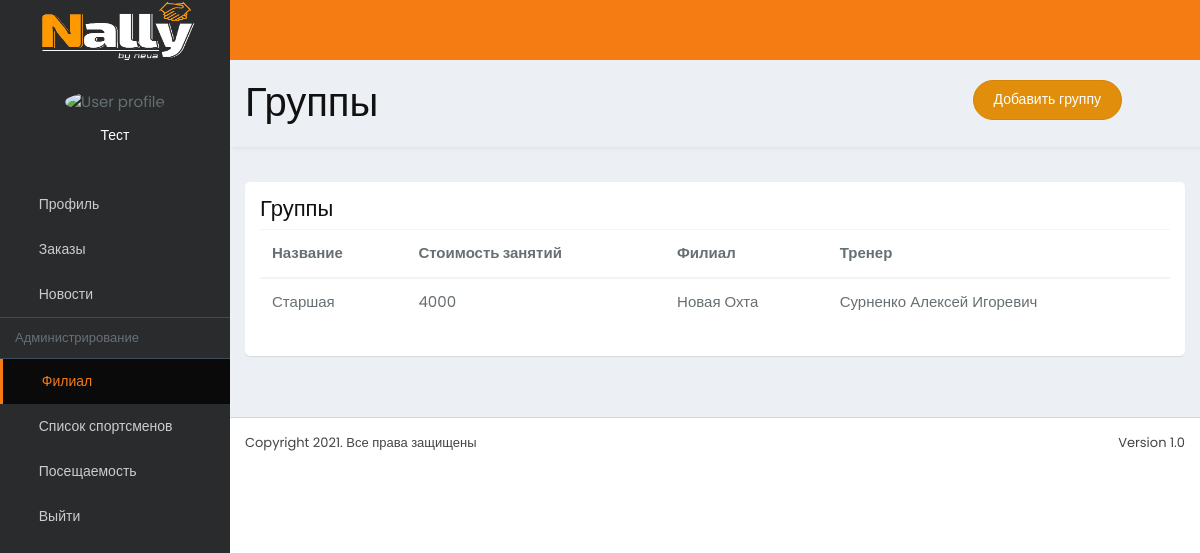
Page /groups (signed in) on the earlier database version.
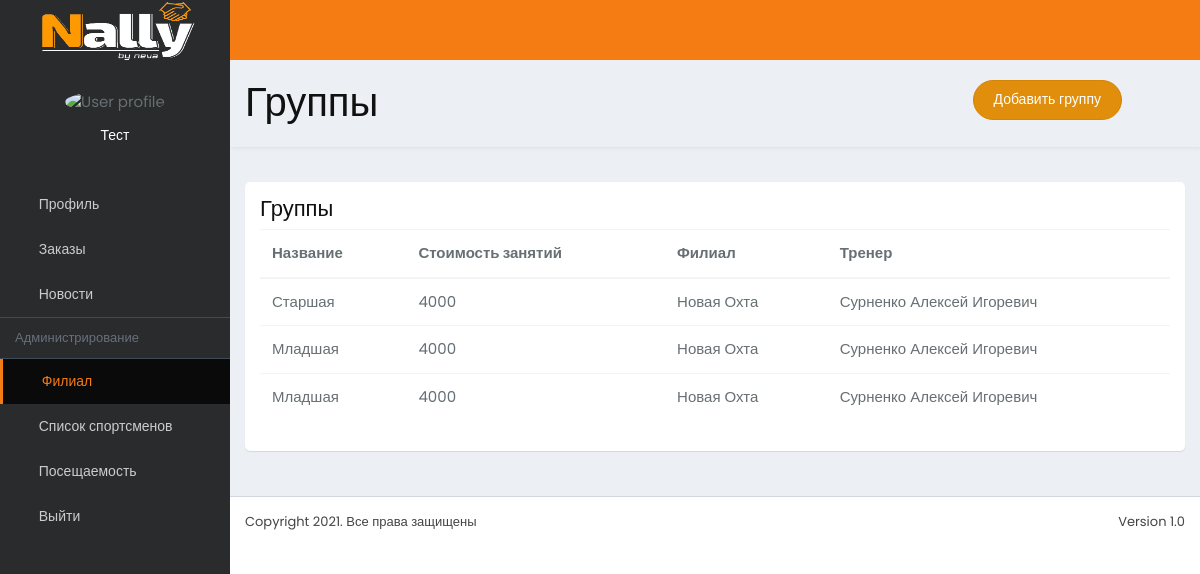
Same page on the later database version.
### LK/models.py (models this page shows, shortened)
class User(AbstractUser):
    jobs = (
        ('Спортсмен', 'Спортсмен'),
        ('Тренер', 'Тренер'),
    )
    email = models.EmailField(unique=True)
    group = models.ForeignKey('Group', on_delete=models.PROTECT, null=True, verbose_name='Группа')
    filial = models.ForeignKey('Filial', on_delete=models.PROTECT, null=True, blank=True, verbose_name='Филиал')
    club = models.ForeignKey('Club', on_delete=models.PROTECT, null=True, blank=True, verbose_name='Клуб')
    city = models.ForeignKey('City', on_delete=models.PROTECT, null=True, blank=True, verbose_name='Город')
    bd = models.DateField(auto_now=False, auto_now_add=False, null=True, verbose_name='Дата рождения спортсмена')
    avatar = models.ImageField(upload_to='avatar/%Y/%m/%d/', null=True, blank=True, verbose_name='Аватарка')
    phone = models.IntegerField(null=True, verbose_name='Телефон')
    phone_dop = models.IntegerField(null=True, verbose_name='Дополнительный телефон')
    first_name_m = models.CharField(blank=True, null=True, max_length=50, verbose_name='Имя родителя')
    last_name_m = models.CharField(blank=True, null=True, max_length=50, verbose_name='Фамилия родителя')
    weight = models.IntegerField(blank=True, null=True, verbose_name='Вес спортсмена')
    passport = models.CharField(blank=True, null=True, verbose_name='Номер паспорта спортсмена', max_length=100)
    bio = models.TextField(null=True, max_length=1000, verbose_name='Описание')
    job = models.CharField(max_length=20, choices=jobs, default=jobs[0][0], verbose_name='Должность')
    class Meta:
        verbose_name = 'Пользователь'
        verbose_name_plural = 'Пользователи'

class Group(models.Model):
    name = models.CharField(max_length=50, verbose_name='Группа')
    cost = models.IntegerField(default=4000, verbose_name='Стоимость')
    filial = models.ForeignKey('Filial', on_delete=models.PROTECT, verbose_name='Филиал')
    trainer = models.ForeignKey('Trainers', on_delete=models.PROTECT, verbose_name='Инструктор')
    class Meta:
        verbose_name = 'Группа'
        verbose_name_plural = 'Группы'

class Filial(models.Model):
    types=(
        ('Час', 'Почасовая'),
        ('Мес', 'Ежемесячная')
    )
    title = models.CharField(max_length=150, db_index=True, verbose_name='Имя филиала')
    address = models.CharField(max_length=150, null=True, verbose_name='Адрес')
    trainer = models.ForeignKey('Trainers', on_delete=models.PROTECT, null=True, verbose_name='Тренер')
    club = models.ForeignKey('Club', on_delete=models.PROTECT, null=True, verbose_name='Клуб')
    type_of_pay = models.CharField(max_length=3, choices=types, default=types[0][0], verbose_name='Вид аренды')
    payment = models.IntegerField(blank=True, null=True, verbose_name='Стоимость аренды')
    class Meta:
        verbose_name = 'Филиал'
        verbose_name_plural = 'Филиалы'
    def __str__(self):
        return self.title

class Trainers(models.Model):
    jobs = (
        ('Инстр', 'Инструктор'),
        ('РукКл', 'Руководитель клуба'),
        ('РукФл', 'Руководитель филиала'),
        ('Помощ', 'Помощник'),
    )
    belts =(
        ('10 гуп', '10 гуп'),
        ('9 гуп', '9 гуп'),
        ('8 гуп', '8 гуп'),
        ('7 гуп', '7 гуп'),
        ('6 гуп', '6 гуп'),
        ('5 гуп', '5 гуп'),
        ('4 гуп', '4 гуп'),
        ('3 гуп', '3 гуп'),
        ('2 гуп', '2 гуп'),
        ('1 гуп', '1 гуп'),
        ('1 дан', '1 дан'),
        ('2 дан', '2 дан'),
        ('3 дан', '3 дан'),
        ('4 дан', '4 дан'),
        ('5 дан', '5 дан'),
        ('6 дан', '6 дан'),
        ('7 дан', '7 дан'),
        ('8 дан', '8 дан'),
        ('9 дан', '9 дан'),
    )
    name = models.CharField(max_length=150, verbose_name='ФИО')
    belt = models.CharField(max_length=10, choices=belts, default=belts[0][0],verbose_name='Пояс')
    club = models.ForeignKey('Club', on_delete=models.PROTECT, null=True, verbose_name='Клуб')
    salary = models.IntegerField(null=True, verbose_name='Зарплата')
    job = models.CharField(max_length=5, choices=jobs, default=jobs[0][0], verbose_name='Должность')
    class Meta:
        verbose_name = 'Инструктор'
        verbose_name_plural = 'Инструктора'
    def __str__(self):
        return self.name

### LK/views.py (the view)
# urls.py: path('groups', Groups.as_view(), name='groups'),
class Groups(LoginRequiredMixin, ListView):
    model = Group
    template_name = 'lk/groups.html'
    context_object_name = 'groups'
    def get_queryset(self):
        return Group.objects.filter(filial=self.request.user.filial)

### LK/templates/lk/groups.html (shortened to what this page needs)
{%extends 'base.html'%}
{%block content%}
<div class="content-wrapper">
    <div class="content-header sty-one">
        <div class="row">
            <div class="col-6">
            <h1 class="text-black">Группы</h1>
        </div>
            <div class="col-3 offset-md-3">
                <a href="{%url 'create_group'%}" class="btn btn-rounded btn-warning">Добавить группу</a>
            </div>
        </div>
    </div>
<div class="content">
      <div class="info-box">
        <h4 class="text-black">Группы</h4>
        <div class="table-responsive">
          <table class="table">
            <thead>
              <tr>
                <th scope="col">Название</th>
                <th scope="col">Стоимость занятий</th>
                <th scope="col">Филиал</th>
                <th scope="col">Тренер</th>
              </tr>
            </thead>
            <tbody>
            {%for group in groups%}
              <tr>
                <td>{{group.name}}</td>
                <td>{{group.cost}}</td>
                <td>{{group.filial}}</td>
                <td>{{group.trainer}}</td>
              </tr>
            {%endfor%}
            </tbody>
          </table>
        </div>
      </div>
</div>
</div>
    {%endblock%}

### templates/base.html (shortened to what this page needs)
{%load static%}
<!DOCTYPE html>
<html lang="en" style="height:auto; min-height:100%;">
<head>
<link rel="stylesheet" href="{%static '/lk/css/lk.min.css'%}">
<link rel="stylesheet" href="{%static 'css/style.css'%}">
<link rel="stylesheet" href="{%static 'css/font-awesome/css/font-awesome.min.css'%}">
<link rel="stylesheet" href="{%static 'css/et-line-font/et-line-font.css'%}">
<link rel="stylesheet" href="{%static 'css/themify-icons/themify-icons.css'%}">
<link rel="stylesheet" href="{%static 'plugins/datatables/css/dataTables.bootstrap.min.css'%}">
</head>
{%include 'inc/_nav.html'%}
{%block content%}
{%endblock%}
<footer class="main-footer">
    <div class="pull-right hidden-xs">Version 1.0</div>
    Copyright 2021. Все права защищены
</footer>
</div>
</body>
</html>

### templates/inc/_nav.html (shortened to what this page needs)
{%load static%}
<body class="hold-transition skin-blue sidebar-mini" style="height: auto; min-height:100%;">
<div class="wrapped boxed-wrapper" style="height: auto; min-height:100%;">
  <header class="main-header">
    <a href="{%url 'profile'%}" class="logo blue-bg">
    <span class="logo-lg"><img src="{{MEDIA_URL}}/logo/logo_back_free.png" alt="" style="height:60px;width:160px"></span> </a>
    <nav class="navbar blue-bg navbar-static-top">
      <ul class="nav navbar-nav pull-left">
        <li><a class="sidebar-toggle" data-toggle="push-menu" href=""></a> </li>
      </ul>
    </nav>
  </header>
<aside class="main-sidebar">
    <div class="sidebar">
      <div class="user-panel">
       <div class="image text-center">
         {%if request.user.avatar %}
              <img class="img-circle" src="{{user.avatar.url}}" alt="User profile picture">
              {%else%}
              <img class="img-circle" src="{{MEDIA_URL}}/ava_default.jpg" alt="User profile picture">
              {%endif%}
       </div>
        <div class="info">
          {%if user.is_authenticated%}
          <p>{{request.user.first_name}}</p>
          {%endif%}
          </div>
      </div>
      <ul class="sidebar-menu" data-widget="tree">
        <li> <a href="{%url 'profile'%}"> <i class="fa fa-user-o"></i> <span>Профиль</span></a></li>
        <li class="treeview"> <a href="#"> <i class="fa fa-envelope-o "></i> <span>Заказы</span>
        <span class="pull-right-container">
          <i class="fa fa-angle-left pull-right">
          </i>
        </span>
        </a>
        </li>
        <li> <a href="{%url 'news'%}"> <i class="fa fa-briefcase"></i> <span>Новости</span> </a></li>
        {%if request.user.job == 'Спортсмен'%}
        <li> <a href="{%url 'statistic'%}"> <i class="fa fa-calendar"></i> <span>Посещаемость</span> </a></li>
        {%elif request.user.job == 'Тренер'%}
        <li class="header">Администрирование</li>
        <li> <a href="{%url 'groups'%}"> <i class="fa fa-briefcase"></i> <span>Филиал</span> </a></li>
        <li> <a href="{%url 'sportsmen'%}"> <i class="fa fa-briefcase"></i> <span>Список спортсменов</span> </a></li>
        <li> <a href="{%url 'news'%}"> <i class="fa fa-briefcase"></i> <span>Посещаемость</span> </a></li>
        {%endif%}
        <li> <a href="{%url 'logout'%}"> <i class="fa fa-sign-out"></i> <span>Выйти</span> </a></li>
      </ul>
    </div>
  </aside>

### templates/inc/_nav.html (style rules this page uses)
.main-sidebar { background-attachment:fixed; background-size:0 100%; }

Differences in the rows shown:
added Group: name "Младшая", cost "4000", filial "Новая Охта", trainer "Сурненко Алексей Игоревич"
added Group: name "Младшая", cost "4000", filial "Новая Охта", trainer "Сурненко Алексей Игоревич"
